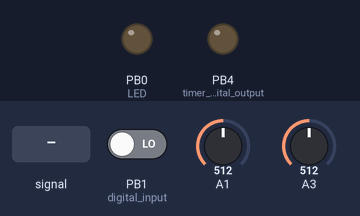
A sketch run on a simulated ATtiny85, built with avr-gcc and run on an emulated ATtiny85. Parts: output pins drawn as LEDs (lit = HIGH). The inputs (shaded band) are chosen by the test bench; at power-on: A1 = 512, PB1 (digital_input) LOW, A3 = 512.

Above: at 0.6 s.
At 1.9 s:
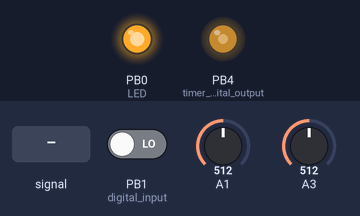
2.0 s: A1 fed a 200 Hz sine of ±81 counts around its level
Timing chart, 0 to 2.5 s (numbered marks = the images above; inputs shaded):
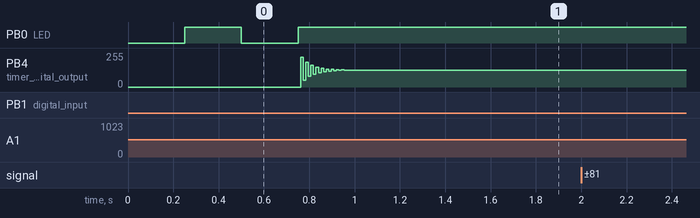

The sketch:

Delay.ino
```cpp
// (licence header left out)
#include <avr/io.h>
#include <util/delay.h>

#define F_CPU 8000000

//interrupt variables accessed globally
volatile boolean gotReadings;
volatile byte controlInput;
volatile byte audioInput;
volatile bool inputButtonValue;

//button press control
int button_delay;

int iw1;
int iw2;

int index = 0;
byte delayBuffer[256];  // Audio Memory Array 8-Bit
byte sample;

bool parameterChange = false;
int currentParameter = 0;
byte parameters[] = {
  200,   //feedback
  255, //buffer length
  0    //loop delay length
};

void setup() {

  PRR = (1 << PRUSI);                  //disable USI to save power as we are not using it
  DIDR0 = (1 << ADC1D) | (1 << ADC3D); //PB2,PB3  //disable digital input in pins that do analog conversion

  pinMode(0, OUTPUT); //LED
  pinMode(4, OUTPUT); //timer 1 in digital output 4 - outs 1 and 2
  pinMode(3, INPUT);  //analog- freq input (knob plus external input 1)
  pinMode(2, INPUT);  //analog- amplitude input (external input 2)
  pinMode(1, INPUT);  //digital input (push button)

  checkVoltage();

  ADCSRA = (1 << ADEN);             //reset ADC Control (ADC Enable 1, everything else 0)
  ADCSRA |= (1 << ADPS2);           //set adc prescaler  to 16 for 500kHz sampling frequency (8 also works well but is noisier). 500/13 cycles per  sample = 38.4 Khz, faster than the timer interrupt -good!

  ADMUX = 0;                              //reset multiplexer settings
  //ADMUX |= (1 << REFS2) | (1 << REFS1);               //2.56V internal Voltage Reference disconnected from AREF
  ADMUX |= (0 << REFS2) | (0 << REFS1) | (0 << REFS0);  //Vcc as voltage reference --not necessary, but a reminder
  ADMUX |= (1 << ADLAR);                    //8-Bit ADC in ADCH Register
  ADMUX |= (1 << MUX0);                   //select ADC1 (audio input)
  ADCSRA |= (1 << ADSC);                    // start conversion

  //set clock source for PWM -datasheet p94
  PLLCSR |= (1 << PLLE);               // Enable PLL (64 MHz)
  _delay_us(100);                      // Wait for a steady state
  while (!(PLLCSR & (1 << PLOCK)));    // Ensure PLL lock: do nothing while the bit PLOCK in register PLLCSR is false
  PLLCSR |= (1 << PCKE);               // Enable PLL as clock source for timer 1

  cli();                               // Interrupts OFF (disable interrupts globally)

  //PWM Generation -timer 1
  GTCCR  = (1 << PWM1B) | (1 << COM1B1); // PWM, output on pb4, compare with OCR1B (see interrupt below), reset on match with OCR1C
  OCR1C  = 0xff;
  TCCR1  = (1 << CS10);                  // no prescale

  //Timer Interrupt Generation -timer 0
  TCCR0A = (1 << WGM01) | (1 << WGM00);    // fast PWM
  TCCR0B = (1 << CS00);                    // no prescale (source: internal clock)
  TIMSK = (1 << TOIE0);                    // Enable Interrupt on overflow, triggered at 31.2KHz (8Mhz / 256 steps per overflow)

  //Pin Change Interrupt
  GIMSK |= (1 << PCIE);    // Enable
  PCMSK |= (1 << PCINT1);  // on pin 1

  sei();                               // Interrupts ON (enable interrupts globally)

  digitalWrite(0, HIGH);                    //lights on!
}

ISR(PCINT0_vect) {                 //PIN Interruption - has priority over Timer 0; this ensures that the switch will work
  inputButtonValue = PINB & 0x02;  //Reads button (digital input1, the second bit in register PINB. We check the value with & binary 10, so 0x02)
}

//Timer0 interruption
ISR(TIMER0_OVF_vect) {           //alternates between reading audio and control input, so each channel is sampled at 15.6kHz

    if (!(ADMUX & 0x02)){         //if the audio input is selected... (it's ADC1, so MUX1 = 0. MUX1 is the second bit in register ADMUX; then, ADMUX & binary 10 = 0, or !(ADMUX&0x02). That ! is logic, so it's not inverting anything, but checking that the value is false
      audioInput = ADCH;          // read the value
      ADMUX |= (1 << MUX1);       //select the control input (ADC3, so MUX1 = 1 and MUX0 = 1. MUX0 was already set to 1 during setup)
    }
    else
    {
      controlInput = ADCH;         // read the value
      gotReadings = true;          // readings are ready! this will trigger processing in the main loop, once every two measurings - so aprox 7.8 Khz
      ADMUX &= ~(1 << MUX1);       //select the audio input (ADC1, so MUX1 = 0 and MUX0=1. MUX0 was already set to 1 during setup)
    }
    ADCSRA |=  (1<<ADSC);           // start next conversion
}

void loop() {
  while (!gotReadings)         // wait until we have readings

  gotReadings = false;            //as soon as we have readings, reset the condition

  checkButton();

  setParameter();

  sample = delayBuffer[index] ;   // read a sample from the delay buffer

  OCR1B = sample;                 // send sample to PWM Output

  iw1 = 127 - sample ;            // subtract offset from buffer sample
  iw2 = 127 - audioInput;         // subtract offset from new audio sample

  iw1 = (iw1 * parameters[0]) >> 8;  // scale delayed sample with potentiometer (originally iw * badc0 /255)

  iw2 = iw2 + iw1;                 // add delayed sample and new sample

  if (iw2 < -127) iw2 = -127;     // limiter
  else if (iw2 > 127) iw2 = 127;  // limiter

  sample = 127 + iw2;               // add offset to the result

  delayBuffer[index] = sample;     // store sample in delay buffer

  index++;

  variableDelay(parameters[2]);          //slow down the process with a delay

  if (index > parameters[1]) index = 0;  // aprox.30 ms for 256 samples (7.8Khz/256)
}

void variableDelay(int us) {
  while(us--)                    //http://stackoverflow.com/questions/32649032/what-does-whilex-mean-in-c/32649606
  _delay_us(1);
}

void setParameter() {
  if (parameterChange) parameters[currentParameter] = controlInput;

  else if (controlInput == parameters[currentParameter]) {  //check control input against stored value. If the value is the same (because we have moved the knob to the last known position for that parameter),
      parameterChange = true;                               //it is ok to change the value :)
  }
}

void checkButton() {
  while (inputButtonValue == HIGH) {
    button_delay++;
    _delay_ms(10);
  }
  if ((inputButtonValue == LOW) && (button_delay > 0)) {   //button released after a while (regular single click)
    currentParameter++;
    if (currentParameter > 2) currentParameter = 0; //3 parameters, indexes from 0 to 2
    flashLEDSlow(currentParameter + 1);             //parameter 0 - flash once, etc
    parameterChange = false;                        //reset parameter change condition so that after we press the button, the newly selected parameter won't immediately change (see setParameter)
    button_delay = 0;
   }
}

void checkVoltage() {                   //voltage from 255 to 0; 46 is (approx)5v, 94 is 2.8, 104-106 is 2.5
                                        //we measure a fixed value of 1.1 against Vcc, so the lower the measurement, the higher Vcc
  ADMUX = (0 << REFS1) | (0 << REFS0);  //Vcc as reference
  ADMUX |= (1 << ADLAR);                //Left adjust result (8 bit conversion stored in ADCH)
  ADMUX |= (1 << MUX3) | (1 << MUX2);   //1.1v input
  delay(250);                           //Wait for Vref to settle
  ADCSRA |= (1 << ADSC);                //Start conversion
  while (bit_is_set(ADCSRA, ADSC));     //wait while measuring
  if (ADCH > 103)                       //approx 2.6
    flashLED(8, 100);
  else
    flashLED(1, 250);
}

void flashLED (int times, int gap) {     //for voltage check only (uses regular delay)
  for (int i = 0; i < times; i++)
  {
    digitalWrite(0, HIGH);
    delay(gap);
    digitalWrite(0, LOW);
    delay(gap);
  }
}

void flashLEDSlow(int times) {
  for (int i = 0; i < times; i++){
    _delay_ms(100);
    digitalWrite(0, LOW);
    _delay_ms(100);
    digitalWrite(0, HIGH);
  }
}
```
